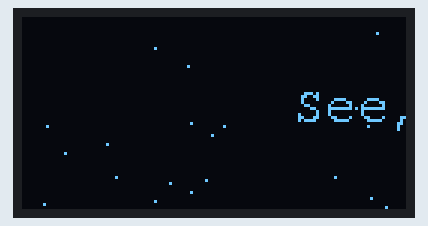
Simulated run of this sketch. Board: ESP8266 (NodeMCU). Parts: 128×64 one-colour display. Random numbers use the default seed unless the sketch sets one.

Above: at 17.04 s.
At 21.36 s:
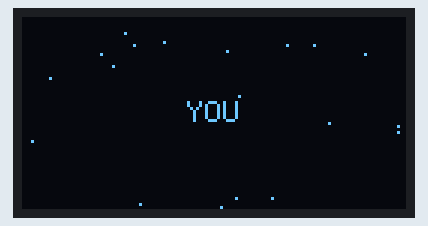
At 25.76 s:
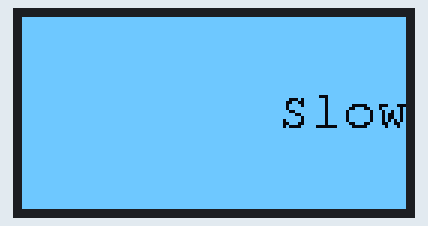
At 27.79 s:
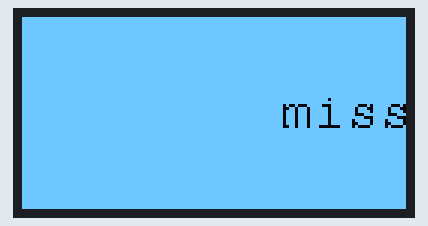
At 38.9 s:
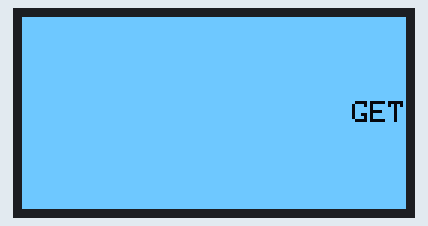
At 39.4 s:
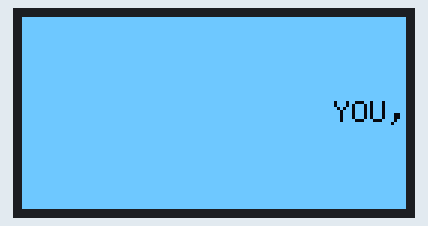

The sketch:

LoveMeNot_OLED.ino
```cpp
#include <Wire.h>
#include <Adafruit_GFX.h>
#include <Adafruit_SSD1306.h>

// ----------- OPTIONAL FONTS -----------
#include <Fonts/FreeSerifItalic9pt7b.h>   // cursive-like
#include <Fonts/FreeSansBold12pt7b.h>     // bold
#include <Fonts/FreeMono9pt7b.h>          // monospace

// ----------- I2C PINS (ESP8266) -----------
#define SDA_PIN D7
#define SCL_PIN D6

// ----------- DISPLAY CONFIG -----------
#define SCREEN_WIDTH 128
#define SCREEN_HEIGHT 64
#define FRAME_TIME 1   // ~25 FPS (stable + smooth)

Adafruit_SSD1306 display(SCREEN_WIDTH, SCREEN_HEIGHT, &Wire, -1);

// ----------- PARTICLE CONFIG -----------
#define MAX_PARTICLES 12

struct Particle {
  int x, y;
  int speed;
};

Particle particles[MAX_PARTICLES];

// ----------- LYRICS STRUCT -----------
struct LyricLine {
  uint32_t time;
  const char* text;
};

LyricLine lyrics[] = {
  {16830, "See, right now, I need you, I'll meet you somewhere now"},
  {21130, "You up now, I see you, I get you, take care now"},
  {25500, "Slow down, be cool, I miss you, come here now"},
  {29540, "It's yours now, keep it, I'll hold out until now"},
  {33690, "I need you right now, once I leave you, I'm strung out"},
  {37690, "If I get you, I'm slowly breaking down"},

  {41910, "And, oh, it's hard to see you, but I wish you were right here"},
  {46320, "Oh, it's hard to leave you when I get you everywhere"},
  {50500, "All this time, I'm thinking we could never be a pair"},
  {54720, "Oh, no, I don't need you, but I miss you, come here"},

  {58700, "And, oh, it's hard to see you, but I wish you were right here"},
  {63200, "Oh, it's hard to leave you when I get you everywhere"},
  {67360, "All this time, I'm thinking, I'm strong enough to sink it"},
  {71600, "Oh, no, I don't need you, but I miss you, come here"},

  {75850, "He love me not, he loves me"},
  {77890, "He holds me tight, then lets me go"},
  {80050, "He love me not, he loves me"},
  {82130, "He holds me tight, then lets me go"},

  {84660, "Soon as you leave me, we always lose connection"},
  {89010, "It's gettin' messy, I fiend for your affection"},
  {93700, "Don't loosen your grip, got a hold on me"},
  {97180, "Now, forever, let's get back together"},

  {102110, "Lord, take it so far away"},
  {106350, "I pray that, God, we don't break"},
  {110610, "I want you to take me up and down"},
  {114880, "And 'round and 'round again"},

  {117600, "And, oh, it's hard to see you, but I wish you were right here"},
  {122130, "Oh, it's hard to leave you when I get you everywhere"},
  {126300, "All this time, I'm thinking we could never be a pair"},
  {130510, "Oh, no, I don't need you, but I miss you, come here"},

  {134480, "And, oh, it's hard to see you, but I wish you were right here"},
  {139000, "Oh, it's hard to leave you when I get you everywhere"},
  {143140, "All this time, I'm thinking, I'm strong enough to sink it"},
  {147440, "Oh, no, I don't need you, but I miss you, come here"},

  {151620, "He love me not, he loves me"},
  {153690, "He holds me tight, then lets me go"},
  {155820, "He love me not, he loves me"},
  {157950, "He holds me tight, then lets me go"},
  {160040, "He love me not, he loves me"},
  {162160, "He holds me tight, then lets me go"},
  {164240, "He love me not, he loves me"},
  {166370, "He holds me tight, then lets me go"},

  {168890, "You're gonna say that you're sorry at the end of the night"},
  {173740, "Wake up in the morning, everything's alright"},
  {177710, "At the end of the story, you're holdin' me tight"},
  {182200, "I don't need to worry, am I out of my mind?"},

  {185000, "And, oh, it's hard to see you, but I wish you were right here"},
  {188430, "I'm losing my mind"},
  {189500, "Oh, it's hard to leave you when I get you everywhere"},
  {193700, "All this time I'm thinking, I'm strong enough to sink it"},
  {197900, "Oh, no, I don't need you, but I miss you, come here"}
};

int totalLines = sizeof(lyrics) / sizeof(lyrics[0]);

// ----------- STYLE CONFIG -----------
struct Style {
  int align;      // 0=center, 1=left, 2=right
  bool uppercase; // convert text to uppercase
  int fontType;   // font selection
  int mode;       // animation mode
};

// ----------- RANDOM STYLE PICKER -----------
Style pickStyle() {
  Style s;
  s.align = random(3);
  s.uppercase = random(2);
  s.fontType = random(4);
  s.mode = random(4);
  return s;
}

// ----------- APPLY FONT -----------
void applyFont(int type) {
  switch (type) {
    case 0: display.setFont(); break;
    case 1: display.setFont(&FreeSerifItalic9pt7b); break;
    case 2: display.setFont(&FreeSansBold12pt7b); break;
    case 3: display.setFont(&FreeMono9pt7b); break;
  }
}

// ----------- SAFE TEXT DRAW -----------
void drawText(String txt, Style s, bool negative) {

  applyFont(s.fontType);

  int16_t x1, y1;
  uint16_t w, h;

  display.getTextBounds(txt, 0, 0, &x1, &y1, &w, &h);

  // normalize bounding box (IMPORTANT FIX)
  int textX = -x1;
  int textY = -y1;

  int x;

  if (s.align == 0) x = (SCREEN_WIDTH - w) / 2;
  else if (s.align == 1) x = 0;
  else x = SCREEN_WIDTH - w;

  // clamp to prevent wrapping
  if (x < 0) x = 0;
  if (x > SCREEN_WIDTH - w) x = SCREEN_WIDTH - w;

  int y = (SCREEN_HEIGHT - h) / 2;
  if (y < 0) y = 0;

  // TRUE NEGATIVE MODE (safe)
  if (negative) {
    display.fillRect(0, 0, SCREEN_WIDTH, SCREEN_HEIGHT, WHITE);
    display.setTextColor(BLACK);
  } else {
    display.setTextColor(WHITE);
  }

  display.setCursor(x + textX, y + textY);
  display.print(txt);
}

// ----------- SPLIT WORDS -----------
int splitWords(String text, String out[], int maxParts) {

  int count = 0;
  String word = "";

  for (size_t i = 0; i < text.length(); i++) {
    if (text[i] == ' ') {
      if (count < maxParts) out[count++] = word;
      word = "";
    } else {
      word += text[i];
    }
  }

  if (word.length() && count < maxParts)
    out[count++] = word;

  return count;
}

// ----------- PARTICLE EFFECTS -----------

// sparkles (random twinkle)
void drawSparkles() {
  for (int i = 0; i < 8; i++) {
    display.drawPixel(random(SCREEN_WIDTH), random(SCREEN_HEIGHT), WHITE);
  }
}

// burst effect
void drawBurst() {
  int cx = random(40, 90);
  int cy = random(20, 50);

  for (int i = 0; i < 6; i++) {
    display.drawPixel(cx + random(-5, 5), cy + random(-5, 5), WHITE);
  }
}

// falling particles
void updateParticles() {
  for (int i = 0; i < MAX_PARTICLES; i++) {

    particles[i].y += particles[i].speed;

    if (particles[i].y > SCREEN_HEIGHT) {
      particles[i].y = 0;
      particles[i].x = random(SCREEN_WIDTH);
    }

    display.drawPixel(particles[i].x, particles[i].y, WHITE);
  }
}

// ----------- FRAME RENDER -----------
// Draws ONE frame (text + particles + effects)
void renderFrame(String txt, Style s) {

  display.clearDisplay();

  bool negative = (s.mode == 1);

  // simple glitch line
  if (s.mode == 2) {
    display.drawFastHLine(random(128), random(64), random(20, 60), WHITE);
  }

  // particle overlay
  updateParticles();
  drawSparkles();

  if (random(5) == 0) drawBurst();

  drawText(txt, s, negative);

  display.display();
}

// ----------- TIMED DISPLAY -----------
// Shows ONE word within exact time window
void showWordTimed(String txt, Style s, uint32_t end) {

  while (millis() < end) {

    uint32_t frameStart = millis();

    renderFrame(txt, s);

    uint32_t elapsed = millis() - frameStart;

    // maintain stable FPS
    if (elapsed < FRAME_TIME) {
      delay(FRAME_TIME - elapsed);
    }
  }
}

// ----------- PLAY LINE -----------
// Splits sentence → words → shows each in time slice
void playLine(String text, uint32_t start, uint32_t end) {

  Style s = pickStyle();

  if (s.uppercase) text.toUpperCase();

  String words[20];
  int count = splitWords(text, words, 20);

  uint32_t total = end - start;
  uint32_t per = total / count;

  for (int i = 0; i < count; i++) {

    uint32_t wEnd = start + (i + 1) * per;

    showWordTimed(words[i], s, wEnd);
  }
}

// ----------- SETUP -----------
void setup() {
  Serial.begin(115200);

  Wire.begin(SDA_PIN, SCL_PIN);

  if (!display.begin(SSD1306_SWITCHCAPVCC, 0x3C)) {
    while (1);
  }

  display.clearDisplay();
  display.setTextColor(WHITE);

  randomSeed(micros());

  // initialize particles
  for (int i = 0; i < MAX_PARTICLES; i++) {
    particles[i].x = random(SCREEN_WIDTH);
    particles[i].y = random(SCREEN_HEIGHT);
    particles[i].speed = random(1, 3);
  }
}

// ----------- LOOP -----------
void loop() {

  uint32_t baseTime = millis();

  for (int i = 0; i < totalLines - 1; i++) {

    // wait until timestamp
    while (millis() - baseTime < lyrics[i].time) {
      delay(1);
    }

    // play line within time window
    playLine(
      lyrics[i].text,
      baseTime + lyrics[i].time,
      baseTime + lyrics[i + 1].time
    );
  }

  while (1); // stop after one run

}
```

Measured:
- what the display in image 2 shows lasts 0.4 s, from 25.6 s to 26.0 s
- what the display in image 4 shows lasts 0.5 s, from 38.8 s to 39.3 s
